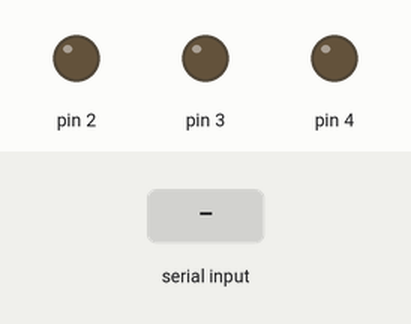
This sketch was run on a simulated Arduino Uno, built with avr-gcc and run on an emulated ATmega328P. Shown: output pins drawn as LEDs (lit = HIGH). The inputs (shaded band) are chosen by the test bench. What the sketch prints to the serial monitor is not drawn.

Above: at 1.2 s.
1.3 s: "0 HIGH\n" received over Serial
At 1.9 s:
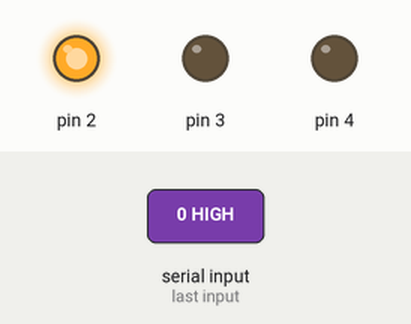
2.8 s: "1 HIGH\n" received over Serial
At 4.0 s:
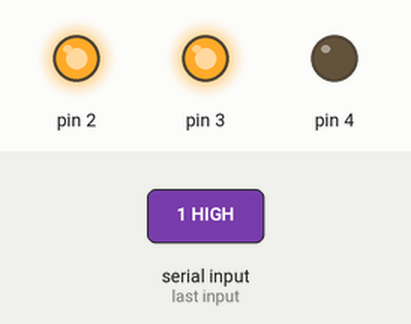
4.3 s: "0 LOW\n" received over Serial
At 5.4 s:
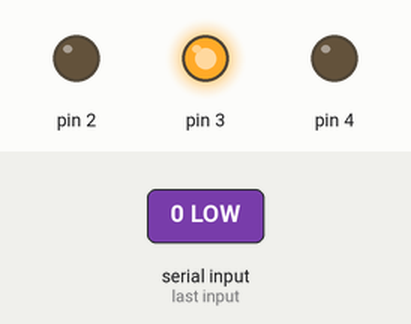
5.8 s: "2 HIGH\n" received over Serial
At 6.5 s:
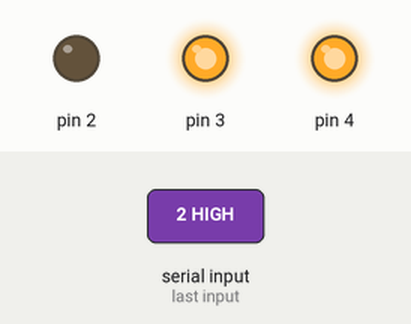
7.3 s: "1 LOW\n" received over Serial
At 7.6 s:
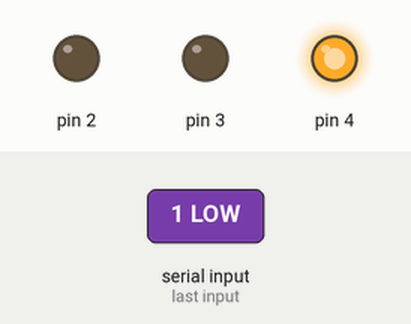
8.8 s: "2 LOW\n" received over Serial
At 10.0 s:
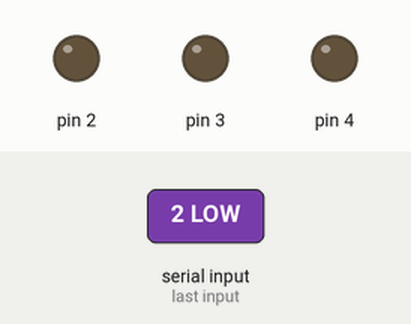
Timing chart, 0 to 11.3 s (numbered marks = the images above; inputs shaded):
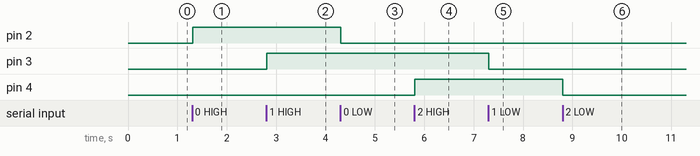

Measured:
- after the input at 1.3 s, pin 2: LOW → HIGH at once
- after the input at 2.8 s, pin 3: LOW → HIGH at once
- after the input at 4.3 s, pin 2: HIGH → LOW at once
- after the input at 5.8 s, pin 4: LOW → HIGH at once
- after the input at 7.3 s, pin 3: HIGH → LOW at once
- after the input at 8.8 s, pin 4: HIGH → LOW at once

The sketch:

Project40arduino.ino
```cpp
String inputString = "";         // a string to hold incoming data
boolean stringComplete = false;  // whether the string is complete

void setup() {
  Serial.begin(9600);     // opens serial port, sets data rate to 9600 bps
  pinMode(2, OUTPUT);
  pinMode(3, OUTPUT);
  pinMode(4, OUTPUT);

  digitalWrite(2, LOW);
  digitalWrite(3, LOW);
  digitalWrite(4, LOW);
}

void loop() {
  // print the string when a newline arrives:
  if (stringComplete) {
    inputString.trim();
    Serial.print(inputString);

    if(inputString=="0 LOW"){
      digitalWrite(2, LOW);
    }

    if(inputString=="0 HIGH"){
      digitalWrite(2, HIGH);
    }

    if(inputString=="1 LOW"){
      digitalWrite(3, LOW);
    }

    if(inputString=="1 HIGH"){
      digitalWrite(3, HIGH);
    }

    if(inputString=="2 LOW"){
      digitalWrite(4, LOW);
    }
    if(inputString=="2 HIGH"){
      digitalWrite(4, HIGH);
    }

    // clear the string:
    inputString = "";
    stringComplete = false;
  }
}


void serialEvent() {
  while (Serial.available()) {          //received from java
    // get the new byte:
    char inChar = (char)Serial.read();
    // add it to the inputString:
    inputString += inChar;
    // if the incoming character is a newline, set a flag
    // so the main loop can do something about it:
    if (inChar == '\n') {
      stringComplete = true;
      break;
    }
  }
}
```
